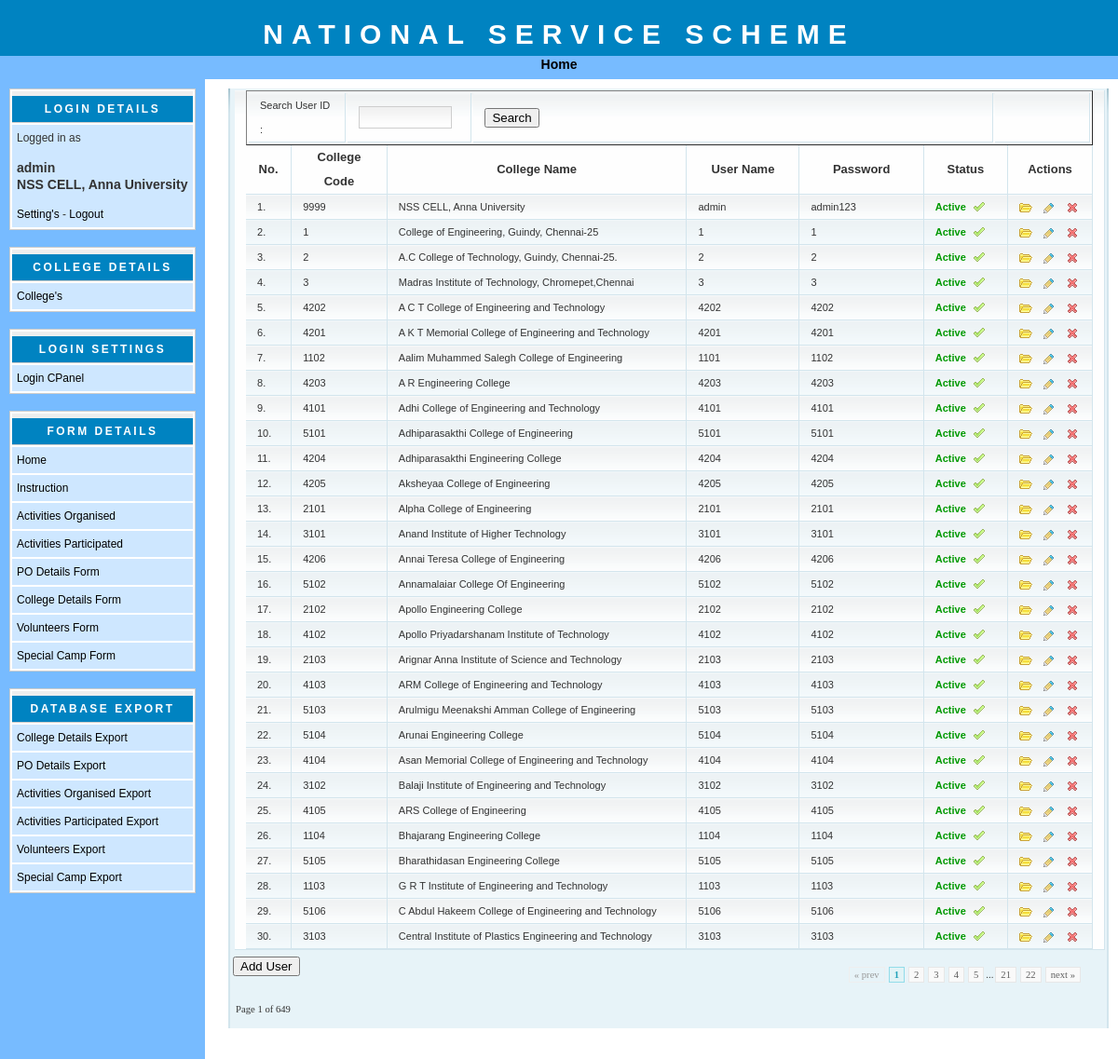
The page /portal/loginsettings.php (signed in) on the database its author committed.
### tables this page shows
CREATE TABLE IF NOT EXISTS `tbl_settings` (
  `set_id` bigint(20) NOT NULL auto_increment,
  `set_title` longtext NOT NULL,
  `set_year` varchar(100) NOT NULL,
  `set_page` int(100) NOT NULL,
  `set_date` date NOT NULL,
  `set_status` varchar(10) NOT NULL,
  PRIMARY KEY  (`set_id`)
);

### portal/loginsettings.php (the view, shortened to what this page needs)
<?php
require("config.php");
require_once("CSSPagination.class.php");
$qqqq=mysql_query("select * from tbl_settings") or die(mysql_error());
$rrrr=mysql_fetch_array($qqqq);
$sql1="select * from tbl_login";
$rowsperpage = $rrrr['set_page'];
$website = $_SERVER['PHP_SELF']."?action=college";
$pagination = new CSSPagination($sql1, $rowsperpage, $website);
$pagination->setPage($_GET[page]);
$qsql1 = @mysql_query($sql1, $db) or die("failed");
?>
<?php
require("header.php");
?>
<link rel="stylesheet" href="css/style.css">
<div class="section table_section">
						<div class="section_content">
							<div class="sct">
								<div class="sct_left">
									<div class="sct_right">
										<div class="sct_left">
											<div class="sct_right">
												<form action="#">
												<fieldset class="hid">
												<div class="table_wrapper">
													<div class="table_wrapper_inner">
				<table width="100%" border="0">
					<?php
					$RecordCount = mysql_num_rows($qsql1);
					if($RecordCount==0)
					{
					?>
				  <tr>
					<td>&nbsp;</td>
				  </tr>
				  <tr>
					<td>&nbsp;</td>
				  </tr>
				  <tr>
					<td>&nbsp;</td>
				  </tr>
				  <tr>
					<td>&nbsp;</td>
				  </tr>
					<?php
					 }
					 else
					 {
					?>
				  <tr>
					<td>
					<table width="100%" border="1">
  <tr>
    <td width="12%">Search User ID : </td>
    <td width="10%"><input style="border: 1px solid #cecece;font-size:14px;background: #fefefe url(css/layout/site/forms/input_text2.gif) repeat-x;width: 94px; height:20px;margin: 0px 8px 0 0;" name="userid"  id="userid"/></td>
    <td width="66%" align="left"><input type="submit" name="search" id="search" value="Search" onclick="return serval();" /></td>
    <td width="12%">
</td>
  </tr>
</table>
													<table cellpadding="0" cellspacing="0" width="100%">
														<tbody><tr>
															<th width="27">No.</th>
															<th width="105">College Code </th>
															<th width="470">College Name</th>
															<th width="150">User Name</th>
															<th width="150">Password</th>
															<th width="76">Status</th>
															<th width="61" style="width: 56px;">Actions</th>
														</tr>
														<?php
														$sno=$pagination->getLimit() + 1;
														$sql2 = $sql1." limit " . $pagination->getLimit() . ", ". $rowsperpage;
														$res2 = @mysql_query($sql2, $db) or die("failed");
														$i = 1;
														$k=0;
														while($res=mysql_fetch_array($res2))
														{
														?>
														<tr <?php if($k==0) { echo 'class="first"';  } else { echo 'class="second"'; } ?> id="row<?php echo $i;?>">
															<td><?php echo $sno;?>.</td>
															<td><?php echo $res['col_code'];?>&nbsp;</td>
															<td><?php echo $res['col_name'];?>&nbsp;</td>
															<td><?php echo $res['log_name'];?></td>
															<td><?php echo base64_decode($res['log_pass']);?></td>
															<td><?php
															if($res['log_status']=='Y')
															{
															?>
															<span class="approved">Active</span>
															<?php
															}else{
															?>
															<span class="inactive">Inactive</span>
															<?php
															}
															?></td>
															<td style="width: 56px;">
																<div class="actions">
																	<ul>
																		<li><a class="details" href="#">1</a></li>
																		<li><a class="edit" href="editlogin.php?id=<?php echo base64_encode($res['log_id']); ?>">2</a></li>
																		<li><a class="delete" href="#">3</a></li>
																	</ul>
																</div>															</td>
														</tr>
													  <?php
														$i++;
														$k++;
														$sno++;
														if($k==2)
														{
														$k=0;
														}
														}
														$totle=$RecordCount;
														if(isset($_REQUEST['page']))
														{$stotle=$rowsperpage*$_REQUEST['page'];}else{$stotle=1;}
														?>
													</tbody></table>
						</td>
				  </tr>
                        <?php
						}
						?>
			</table>
													</div>
												</div>
												<div class="table_menu">
												<input type="button" name="add" id="add" value="Add User" onclick="window.location.href='#';" />
													<ul class="right">
														<li><?php echo $pagination->showPage(); ?></li>
													</ul>
												</div>
												<div class="pagination">
													<span class="page_no">Page <?php echo $stotle; ?> of <?php echo $totle; ?></span>
												</div>
												</fieldset>
												</form>
											</div>
										</div>
									</div>
								</div>
							</div>
						</div>
					</div>
<?php
require("footer.php");
?>

### portal/header.php (shortened to what this page needs)
<?php
$qq=mysql_query("select * from tbl_settings") or die(mysql_error());
$rr=mysql_fetch_array($qq);
$title = $rr['set_title'];
?>
<!DOCTYPE HTML PUBLIC "-//W3C//DTD HTML 4.01 Transitional//EN" "http://www.w3.org/TR/html4/loose.dtd">
<head>
	<link href="stylesheet.css" rel="stylesheet">
<link rel="stylesheet" href="css/datepicker.css" type="text/css">
</head>
<body>
	<div id="header">
	<h1><?php echo $title; ?><br/> </h1>
</div>
	<div id="menu">
		<a href="home.php">Home</a>	</div>
	<div id="container">
		<div id="bar">
			<?php
				require("bar.php");
			?>
		</div>
		<div id="main" style="vertical-align:top;">

### portal/bar.php (shortened to what this page needs)
<table class='visible' width='100%'cellspacing=2 cellpadding=5>
<tr><th class='visible'>Login details</th>
</tr>
<tr><td style="background:#CEE7FF">
<?php
if(isset($_SESSION['userid']) or isset($_SESSION['user_id_guest']))
{
if(isset($_SESSION['userid']))
{
$userid=$_SESSION['userid'];
}
else
{
$userid=$_SESSION['user_id_guest'];
}
$selectusertype=mysql_query("select * from tbl_login where log_id = '".$userid."'") or die(mysql_error());
$resultusertype=mysql_fetch_array($selectusertype);
$finaltype= "".$resultusertype['type']."" ;
$selectuser=mysql_query("select * from tbl_login where log_id = '".$userid."'") or die(mysql_error());
$resultuser=mysql_fetch_array($selectuser);
echo "Logged in as <h3> <strong > " . $resultuser['log_name'] . " <br /> " . $resultuser['col_name'] . " </strong> </h3>";
if(isset($_SESSION['userid']))
{
echo "<a href='settings.php'>Setting's</a> - ";
}
echo "<a href='logout.php'>Logout</a>";
}
?>
</td></tr>
</table>
<br />
<?php
if(isset($_SESSION['userid']))
{
?>
<table class='visible' width='100%'cellspacing=2 cellpadding=5>
<tr><th class='visible'>College details</th></tr>
<tr><td style="background-color:#CEE7FF;"><a href="colleges.php">College's</a></td></tr>
</table>
<br />
<?php
}
?>
<?php
if(isset($_SESSION['userid']))
{
?>
<table class='visible' width='100%'cellspacing=2 cellpadding=5>
<tr><th class='visible'>Login settings</th></tr>
<tr><td style="background-color:#CEE7FF;"><a href="loginsettings.php">Login CPanel</a></td></tr>
</table>
<br />
<?php
}
?>
<table class='visible' width='100%'cellspacing=2 cellpadding=5>
<tr><th class='visible'>Form details</th></tr>
<?php
if(isset($_SESSION['userid']) or isset($_SESSION['user_id_guest']))
{
?>
<tr><td style="background-color:#CEE7FF;"><a href="home.php">Home</a></td></tr>
<tr><td style="background-color:#CEE7FF;"><a href="instructions.php">Instruction </a></td></tr>
<tr><td style="background-color:#CEE7FF;"><a href="organised.php">Activities Organised</a></td></tr>
<tr><td style="background-color:#CEE7FF;"><a href="participated.php">Activities Participated</a></td></tr>
<?php
}
if(isset($_SESSION['userid']) or isset($_SESSION['user_id_guest']) and $finaltype == 'FU')
{
?>
<tr><td style="background-color:#CEE7FF;"><a href="po.php">PO Details Form</a></td></tr>
<tr><td style="background-color:#CEE7FF;"><a href="form.php">College Details Form</a></td></tr>
<tr><td style="background-color:#CEE7FF;"><a href="volunteers.php">Volunteers Form</a></td></tr>
<tr><td style="background-color:#CEE7FF;"><a href="special_camp.php">Special Camp Form</a></td></tr>
<?php
}
?>
</table>
<br />
<?php
if(isset($_SESSION['userid']))
{
?>
<table class='visible' width='100%'cellspacing=2 cellpadding=5>
<tr><th class='visible'>Database Export</th></tr>
<tr><td style="background-color:#CEE7FF;"><a href="college_details_export_excel.php">College Details Export</a></td></tr>
<tr><td style="background-color:#CEE7FF;"><a href="po_details_export_excel.php">PO Details Export </a></td></tr>
<tr><td style="background-color:#CEE7FF;"><a href="activities_organised_export_excel.php">Activities Organised Export</a></td></tr>
<tr><td style="background-color:#CEE7FF;"><a href="activities_participated_export_excel.php">Activities Participated Export</a></td></tr>
<tr><td style="background-color:#CEE7FF;"><a href="volunteer_export_excel.php">Volunteers Export</a></td></tr>
<tr><td style="background-color:#CEE7FF;"><a href="special_camp_export_excel.php">Special Camp Export </a></td></tr>
</table>
<br />
<?php
}
?>

### portal/CSSPagination.class.php (shortened to what this page needs)
<?php
class CSSPagination
{
	private $totalrows;
	private $rowsperpage;
	private $website;
	private $page;
	private $sql;
	public function __construct($sql, $rowsperpage, $website)
	{
		$this->sql = $sql;
		$this->website = $website;
		$this->rowsperpage = $rowsperpage;
	}
	public function setPage($page)
	{
		if (!$page) { $this->page=1; } else  {$this->page = $page; }
	}
	public function getLimit()
	{
		return ($this->page - 1) * $this->rowsperpage;
	}
	private function getTotalRows()
	{
		$result = @mysql_query($this->sql) or die ("query failed!");
		$this->totalrows = mysql_num_rows($result);
	}
	private function getLastPage()
	{
		return ceil($this->totalrows / $this->rowsperpage);
	}
	public function showPage()
	{
		$this->getTotalRows();
		$pagination = "";
		$last = $this->getLastPage();
		$lpm1 = $this->getLastPage() - 1;
		$page = $this->page;
		$prev = $this->page - 1;
		$next = $this->page + 1;
		$pagination .= "<div class=\"pagination\"";
		$pagination .= ">";
		if ($this->getLastPage() > 1)
		{
			if ($page > 1)
				$pagination .= "<a href=$this->website&page=$prev>« prev</a>";
			else
				$pagination .= "<span class=\"disabled\">« prev</span>";
			if ($this->getLastPage() < 9)
			{
				for ($counter = 1; $counter <= $this->getLastPage(); $counter++)
				{
					if ($counter == $page)
						$pagination .= "<span class=\"current\">".$counter."</span>";
					else
						$pagination .= "<a href=$this->website&page=$counter>".$counter."</a>";
				}
			}
			elseif($this->getLastPage() >= 9)
			{
				if($page < 4)
				{
					for ($counter = 1; $counter < 6; $counter++)
					{
						if ($counter == $page)
							$pagination .= "<span class=\"current\">".$counter."</span>";
						else
							$pagination .= "<a href=$this->website&page=$counter>".$counter."</a>";
					}
					$pagination .= "...";
					$pagination .= "<a href=$this->website&page=$lpm1>".$lpm1."</a>";
					$pagination .= "<a href=$this->website&page=$last>".$last."</a>";
				}
			}
		if ($page < $counter - 1)
			$pagination .= "<a href=$this->website&page=$next>next »</a>";
		else
			$pagination .= "<span class=\"disabled\">next »</span>";
		$pagination .= "</div>\n";
		}
		return $pagination;
	}
}
?>

### portal/footer.php
	</div>
</div>
</body>
</html>

### portal/stylesheet.css (style rules this page uses)
body { font-family: "trebuchet ms", verdana, sans-serif; font-size: 12px; line-height: 1.5em; color: #333; background: #ffffff; margin: 0; padding: 0; text-align: center; width: 100%; }
a:link { text-decoration: none; color: #000; }
#container { position: absolute; top: 85px; left: 0px; background: #ffffff; margin: 0 auto 0 auto; text-align: left; width: 100%; height: 100%; }
#menu { font-family: "trebuchet ms", verdana, sans-serif; font-size: 14px; font-weight: bold; position: absolute; height: 27px; top: 60px; left: 0px; width: 100%; padding: 0px; color: #000000; background-color: #77BBFF; }
#header { position: absolute; top: 0px; left: 0px; height: 60px; width: 100%; background: #0083C1; padding-top: 8px; }
#header h1 { font-size: 30px; text-transform: uppercase; letter-spacing: 0.3em; color: #fff; }
#main { margin: 5px 5px 5px 240px; padding: 5px 5px 5px 5px; background: #FFFFFF; vertical-align:top; }
#bar { float: left; width: 200px; background: #77BBFF; z-index: 1; padding: 10px; margin-right: 30px; height: 100%; }
table.visible { border: thin solid #cccccc; background: #ffffff; }
th.visible { letter-spacing: 2.5px; background:#0083C1; color: #ffffff; text-transform: uppercase; text-align: center; border-top: thick solid #eeeeee; border-bottom: thin solid #cccccc; }
div.pagination { padding: 8px 10px 8px 0px; float:left; margin: 3px; font-family:Verdana; font-size:8pt; text-decoration:none }
div.pagination a { margin: 2px; border: 1px solid #e7e7e7; background:#f9f9f9; text-decoration: none; color: #616161;font-family:Verdana; font-size:8pt; padding-left:5px; padding-right:5px; padding-top:2px; padding-bottom:2px; }
div.pagination span.current { margin: 2px; border: 1px solid #92dce9; font-weight: bold; background-color: #e1f3f6; color: #20a1ba;font-family:Verdana; font-size:8pt; padding-left:5px; padding-right:5px; padding-top:2px; padding-bottom:2px; }
div.pagination span.disabled { margin: 2px; border: 1px solid #eeeeee; color: #999999;font-family:Verdana; font-size:8pt; padding-left:5px; padding-right:5px; padding-top:2px; padding-bottom:2px; }
.table_wrapper { width: 100%; margin: 0 auto; font-size: 11px; }
.table_wrapper td, .table_wrapper th { border: solid #d3e5ed; border-width: 0 1px 1px 0; }
.table_wrapper th { font-weight: bold; font-size: 13px; }
.approved { display: block; color:#009900; font-weight:bold; display: inline-block; padding: 0 20px 0 0; background:url(css/layout/site/tables/approved.gif) no-repeat right center; }
.table_wrapper td , .table_wrapper th { text-align: left; padding: 0 12px; line-height: 26px; }
.table_wrapper th { text-align:center; }
.table_wrapper td { background: #fefefe url(css/layout/site/tables/td_bg1.gif) repeat-x; }
.table_wrapper tr.second td { background: #f3f9fb url(css/layout/site/tables/td_bg2.gif) repeat-x; }
.actions { width: 66px; overflow: hidden; }
.actions ul { margin: 0; padding: 0; width: 150px; }
.actions ul li { float: left; list-style: none; margin: 0; padding: 0 11px 0 0; list-style: none; }
.actions ul a:link, .actions ul a:visited, .actions ul a:hover, .actions ul a:active { display: block; width: 14px; height: 13px; text-indent: -3000px; overflow: hidden; background-repeat: no-repeat; }
.table_section .sct_left .sct_left .sct_right { padding: 0 2px; }
.hid { border:0px; border-color:#e7f3f8; }
.table_section form, .table_section fieldset { margin: 0; padding: 0; border: 0; border-color:#e7f3f8; }
.table_menu { width: 100%; overflow: hidden; padding: 5px 0 0; margin: 0 0 -3px; position: relative; top: 0; left: 0; z-index: 1; }
.table_menu ul { margin: 0; padding: 0; }
.table_menu .right { float: right; padding: 0 7px 0 0; }
.table_menu li { float: left; margin: 0; padding: 0 6px 0 0; list-style: none; }
.section { padding: 0 0 0px; }
.sct { background: #e7f3f8; }
.sct_left { background: url(css/layout/site/sct_left_right.gif) repeat-y; }
.sct_right { background: url(css/layout/site/sct_left_right.gif) repeat-y right top; }
.sct_left .sct_left { background:url(css/layout/site/sct_left.gif) no-repeat; }
.sct_left .sct_left .sct_right { background:url(css/layout/site/sct_right.gif) no-repeat right top; min-height: 30px; padding: 15px 15px 5px; }
.details { background-image:url(css/layout/site/tables/action1.gif); }
.edit { background-image:url(css/layout/site/tables/edit_action.gif); }
.delete { background-image:url(css/layout/site/tables/action4.gif); }

### rows shown on the page
tbl_settings: set_title "NATIONAL SERVICE SCHEME", set_page "21", set_page "22"

### other values the page prints
$resultuser['log_name'] "admin"
$resultuser['col_name'] "NSS CELL, Anna University"
$res['col_code'] "9999"
$res['col_name'] "NSS CELL, Anna University"
$res['log_name'] "admin"
base64_decode($res['log_pass']) "admin123"
$res['col_code'] "1"
$res['col_name'] "College of Engineering, Guindy, Chennai-25"
$res['log_name'] "1"
base64_decode($res['log_pass']) "1"
$res['col_code'] "2"
$res['col_name'] "A.C College of Technology, Guindy, Chennai-25."
$res['log_name'] "2"
base64_decode($res['log_pass']) "2"
$res['col_code'] "3"
